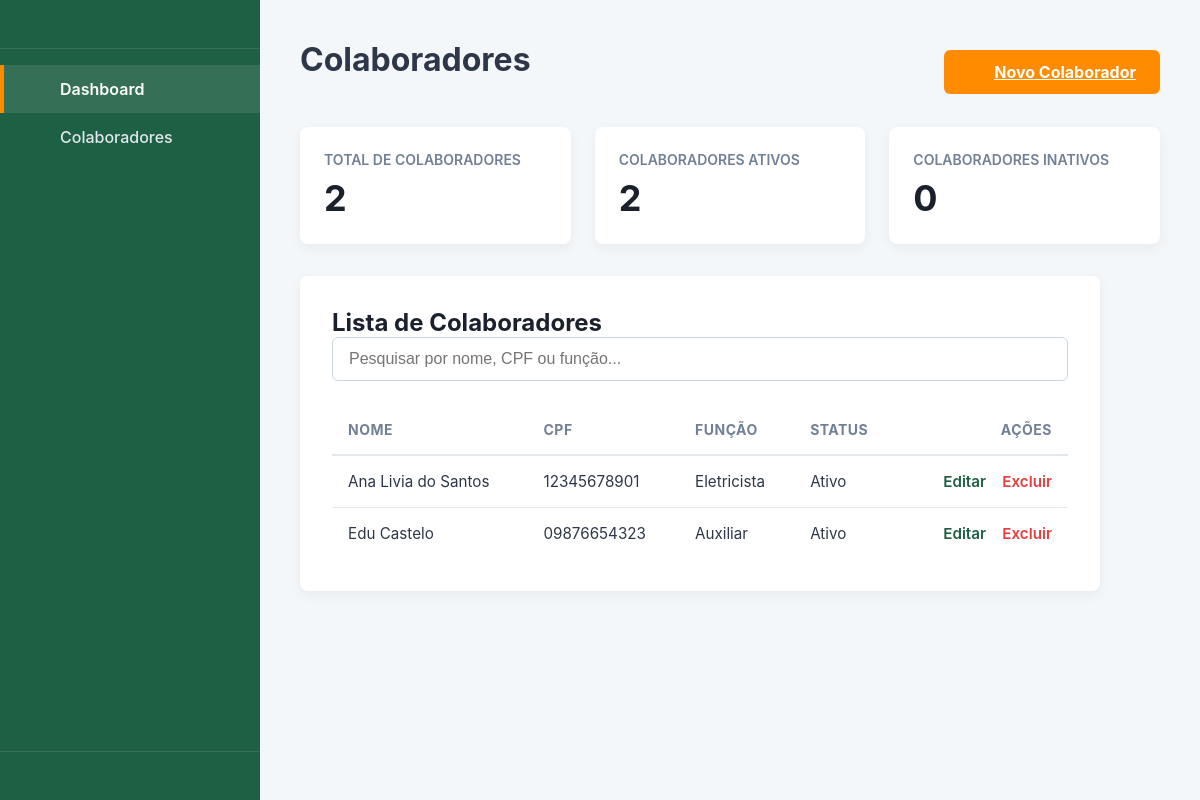
The page / on the database its author committed.
### colaboradores/models.py (models this page shows, shortened)
class Colaborador(models.Model):
    nome_completo = models.CharField(max_length=150)
    cpf = models.CharField(max_length=11, unique=True)
    funcao = models.CharField(max_length=50)
    STATUS_CHOICES = [
        ('Ativo', 'Ativo'),
        ('Inativo', 'Inativo'),
    ]
    status = models.CharField(max_length=10, choices=STATUS_CHOICES, default='Ativo')
    data_cadastro = models.DateTimeField(auto_now_add=True)

### colaboradores/views.py (the view)
# urls.py: path('', views.colaborador_lista, name='index'),
def colaborador_lista(request):
    query = request.GET.get('q', '')
    if query:
        colaboradores = Colaborador.objects.filter(
            Q(nome_completo__icontains=query) |
            Q(cpf__icontains=query) |
            Q(funcao__icontains=query)
        ).order_by('-data_cadastro')
    else:
        colaboradores = Colaborador.objects.all().order_by('-data_cadastro')
    total_colaboradores = colaboradores.count()
    colaboradores_ativos = colaboradores.filter(status='Ativo').count()
    colaboradores_inativos = total_colaboradores - colaboradores_ativos
    context = {
        'colaboradores_lista': colaboradores,
        'total_colaboradores': total_colaboradores,
        'colaboradores_ativos': colaboradores_ativos,
        'colaboradores_inativos': colaboradores_inativos,
        'search_query': query
    }
    return render(request, 'index.html', context)

### templates/index.html (shortened to what this page needs)
{% extends 'base.html' %}
{% load static %}
{% block content %}
    <div class="page-header">
        <h1>Colaboradores</h1>
        <a href="{% url 'cadastro' %}" class="btn-submit">
            <svg class="icon"><use href="#icon-plus-circle"></use></svg>
            Novo Colaborador
        </a>
    </div>
    <div class="stats-grid">
        <div class="stat-card">
            <h4>Total de Colaboradores</h4>
            <span class="value">{{ total_colaboradores }}</span>
        </div>
        <div class="stat-card">
            <h4>Colaboradores Ativos</h4>
            <span class="value">{{ colaboradores_ativos }}</span>
        </div>
        <div class="stat-card">
            <h4>Colaboradores Inativos</h4>
            <span class="value">{{ colaboradores_inativos }}</span>
        </div>
    </div>
    <div class="form-card">
        <h2>Lista de Colaboradores</h2>
        <div class="search-bar">
            <form method="GET">
                <input type="text" name="q" placeholder="Pesquisar por nome, CPF ou função..." value="{{ search_query }}">
                </form>
        </div>
        <div class="table-container">
            <table class="data-table">
                <thead>
                    <tr>
                        <th>Nome</th>
                        <th>CPF</th>
                        <th>Função</th>
                        <th>Status</th>
                        <th class="actions">Ações</th> </tr>
                </thead>
                <tbody>
                    {% for colab in colaboradores_lista %}
                    <tr>
                        <td>{{ colab.nome_completo }}</td>
                        <td>{{ colab.cpf }}</td> <td>{{ colab.funcao }}</td>
                        <td>{{ colab.status }}</td>
                        <td class="actions">
                            <a href="{% url 'colaborador_editar' colab.id %}">Editar</a>
                            <a href="{% url 'colaborador_excluir' colab.id %}"
                               onclick="return confirm('Tem certeza que deseja excluir {{ colab.nome_completo|escapejs }}?');"
                               style="color: #E53E3E;"> Excluir
                            </a>
                        </td>
                    </tr>
                    {% empty %}
                    <tr>
                        <td colspan="5" style="padding: 16px; text-align: center; color: #718096;">
                            Nenhum colaborador encontrado.
                        </td>
                    </tr>
                    {% endfor %}
                </tbody>
            </table>
        </div> </div> {% endblock %}

### templates/base.html (shortened to what this page needs)
{% load static %} <!DOCTYPE html>
<html lang="pt-br">
<head>
    <link rel="stylesheet" href="{% static 'style.css' %}">
</head>
<body>
    <div class="container">
        <aside class="sidebar">
            <div class="sidebar-header">
                </div>
            <nav class="sidebar-nav">
                <ul>
                    <li class="{% if request.resolver_match.url_name == 'index' %}active{% endif %}">
                        <a href="{% url 'index' %}">
                            <svg class="icon"><use href="#icon-dashboard"></use></svg>
                            <span>Dashboard</span>
                        </a>
                    </li>
                    <li class="{% if request.resolver_match.url_name == 'cadastro' %}active{% endif %}">
                        <a href="{% url 'cadastro' %}">
                            <svg class="icon"><use href="#icon-users-group"></use></svg>
                            <span>Colaboradores</span>
                        </a>
                    </li>
                    </ul>
            </nav>
            <div class="sidebar-footer">
                </div>
        </aside>
        <main class="content">
            {% block content %}
            {% endblock %}
        </main>
    </div>
</body>
</html>

### static/style.css (style rules this page uses)
* { box-sizing: border-box; margin: 0; padding: 0; }
html, body { height: 100%; }
body { font-family: -apple-system, BlinkMacSystemFont, "Segoe UI", Roboto, Helvetica, Arial, sans-serif; background-color: #F4F7F9; color: #1A202C; display: flex; min-height: 100vh; }
.container { display: flex; width: 100%; min-height: 100%; }
.icon { width: 20px; height: 20px; stroke: currentColor; fill: none; stroke-width: 2; vertical-align: middle; margin-right: 12px; }
.sidebar { width: 260px; background-color: #1E6043; color: #FFFFFF; display: flex; flex-direction: column; flex-shrink: 0; height: 100vh; position: sticky; top: 0; }
.sidebar-header { padding: 24px; border-bottom: 1px solid rgba(255, 255, 255, 0.1); display: flex; align-items: center; }
.sidebar-nav { flex: 1; padding: 16px 0; }
.sidebar-nav ul { list-style: none; }
.sidebar-nav li a { display: flex; align-items: center; padding: 14px 24px; text-decoration: none; color: #E2E8F0; font-weight: 500; border-left: 4px solid transparent; transition: background-color 0.2s, color 0.2s; }
.sidebar-nav li.active a { background-color: rgba(255, 255, 255, 0.1); color: #FFFFFF; font-weight: 600; border-left: 4px solid #FF8C00; }
.sidebar-footer { padding: 24px; border-top: 1px solid rgba(255, 255, 255, 0.1); font-size: 0.875rem; display: flex; align-items: center; }
.content { flex: 1; padding: 40px; overflow-y: auto; }
.content h1 { font-size: 2rem; font-weight: 700; margin-bottom: 24px; color: #2D3748; }
.form-card { background-color: #FFFFFF; border-radius: 8px; box-shadow: 0 4px 12px rgba(0, 0, 0, 0.05); padding: 32px; max-width: 800px; }
.btn-submit { background-color: #FF8C00; color: #FFFFFF; font-weight: 700; font-size: 1rem; border: none; padding: 12px 24px; border-radius: 6px; cursor: pointer; transition: background-color 0.2s, transform 0.1s; display: inline-flex; align-items: center; }
.btn-submit .icon { width: 18px; height: 18px; stroke: #FFF; margin-right: 8px; }
.page-header { display: flex; justify-content: space-between; align-items: center; margin-bottom: 24px; }
.page-header .btn-submit { display: inline-flex; align-items: center; }
.page-header .btn-submit .icon { width: 18px; height: 18px; stroke: #FFF; margin-right: 8px; }
.stats-grid { display: grid; grid-template-columns: repeat(3, 1fr); gap: 24px; margin-bottom: 32px; }
.stat-card { background-color: #FFFFFF; border-radius: 8px; box-shadow: 0 4px 12px rgba(0, 0, 0, 0.05); padding: 24px; }
.stat-card h4 { font-size: 0.875rem; color: #718096; font-weight: 600; margin-bottom: 8px; text-transform: uppercase; }
.stat-card .value { font-size: 2.25rem; font-weight: 700; color: #1A202C; }
.search-bar { margin-bottom: 24px; }
.search-bar input { width: 100%; padding: 12px 16px; border: 1px solid #CBD5E0; border-radius: 6px; font-size: 1rem; background-color: #FFFFFF; }
.table-container { width: 100%; overflow-x: auto; }
.data-table { width: 100%; border-collapse: collapse; text-align: left; }
.data-table th { padding: 16px; font-size: 0.875rem; text-transform: uppercase; letter-spacing: 0.5px; color: #718096; border-bottom: 2px solid #E2E8F0; }
.data-table td { padding: 16px; font-size: 0.95rem; color: #2D3748; border-bottom: 1px solid #E2E8F0; }
.data-table tbody tr:last-child td { border-bottom: none; }
.data-table .actions { text-align: right; }
.data-table .actions a { margin-left: 12px; text-decoration: none; font-weight: 600; color: #1E6043; }

### rows shown on the page
Colaborador: nome_completo "Ana Livia do Santos", cpf "12345678901", funcao "Eletricista", status "Ativo"
Colaborador: nome_completo "Edu Castelo", cpf "09876654323", funcao "Auxiliar", status "Ativo"

### other values the page prints
{{ total_colaboradores }} "2"
{{ colaboradores_ativos }} "2"
{{ colaboradores_inativos }} "0"
